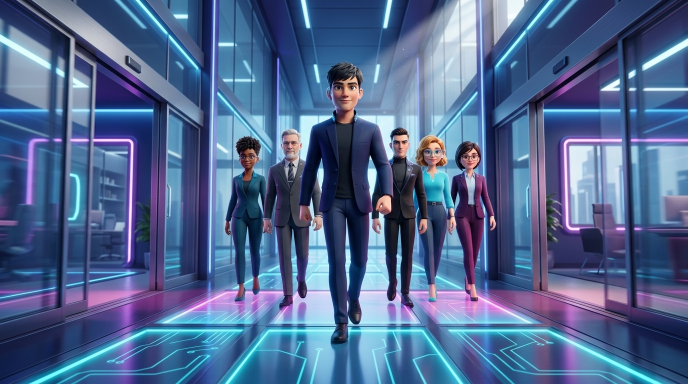
#> input picture fleet/assets/video/hallway_scene1_lead.jpg, 1376 x 768 px, found by its file name (shown at 1/2 size)
$ python render_superhero_video.py
#> lines starting #> are read from the running program, lines starting #| are printed output that depends on the picture
import os
import sys
import math
import numpy as np
from PIL import Image, ImageDraw, ImageFont, ImageFilter
from scipy.io import wavfile
import subprocess

FPS = 30
WIDTH = 1280
HEIGHT = 720
DURATION = 12.0
TOTAL_FRAMES = int(DURATION * FPS)
ASSETS_DIR = "/Users/openclaw111/portfolio/fleet/assets/video"

# 1. Synthesize Audio Soundtrack
print("Synthesizing cinematic audio soundtrack...")
SAMPLE_RATE = 44100
total_samples = int(SAMPLE_RATE * DURATION)
t = np.linspace(0, DURATION, total_samples, endpoint=False)

drone_freq = 55.0
drone = 0.35 * np.sin(2 * np.pi * drone_freq * t) + \
        0.18 * np.sin(2 * np.pi * (drone_freq * 2) * t) + \
        0.08 * np.sin(2 * np.pi * (drone_freq * 3) * t)
lfo = 0.8 + 0.2 * np.sin(2 * np.pi * 0.5 * t)
drone = drone * lfo

arp = np.zeros(total_samples)
bpm = 120.0
step_len = int(SAMPLE_RATE * 60.0 / bpm / 2)
notes = [220.0, 330.0, 440.0, 330.0, 220.0, 330.0, 523.25, 330.0,
         174.6, 261.6, 349.2, 261.6, 196.0, 293.6, 392.0, 293.6]
note_idx = 0
for start in range(0, total_samples, step_len):
    end = min(start + step_len, total_samples)
    seg_len = end - start
    st = np.linspace(0, seg_len / SAMPLE_RATE, seg_len, endpoint=False)
    freq = notes[note_idx % len(notes)]
    env = np.exp(-st * 12.0)
    synth = 0.12 * (np.sin(2 * np.pi * freq * st) + 0.5 * np.sin(2 * np.pi * 2 * freq * st)) * env
    arp[start:end] += synth
    note_idx += 1

whoosh = np.zeros(total_samples)
for wt in [3.6, 7.6]:
    w_start = int((wt - 0.4) * SAMPLE_RATE)
    w_end = int((wt + 0.6) * SAMPLE_RATE)
    w_len = w_end - w_start
    w_t = np.linspace(0, 1.0, w_len)
    noise = np.random.uniform(-1, 1, w_len)
    env = np.sin(np.pi * w_t)**2
    pitch_sweep = np.sin(2 * np.pi * (150 + 800 * (w_t**2)) * w_t)
    whoosh[w_start:w_end] += 0.25 * env * (0.6 * noise + 0.4 * pitch_sweep)

braam = np.zeros(total_samples)
b_start = int(7.7 * SAMPLE_RATE)
b_len = int(3.8 * SAMPLE_RATE)
b_end = min(b_start + b_len, total_samples)
actual_len = b_end - b_start
bt = np.linspace(0, actual_len / SAMPLE_RATE, actual_len, endpoint=False)
b_freq = 48.0 * np.exp(-bt * 0.15)
b_env = np.exp(-bt * 1.1) * (1.0 - np.exp(-bt * 30.0))
braam_sig = 0.48 * np.sin(2 * np.pi * b_freq * bt) + \
            0.28 * np.sin(2 * np.pi * 2 * b_freq * bt) + \
            0.18 * np.tanh(2.5 * np.sin(2 * np.pi * 3 * b_freq * bt))
braam[b_start:b_end] = braam_sig * b_env

ui_fx = np.zeros(total_samples)
for ct in [0.6, 1.1, 4.0, 4.6, 5.2, 8.2]:
    c_start = int(ct * SAMPLE_RATE)
    c_len = int(0.08 * SAMPLE_RATE)
    c_end = min(c_start + c_len, total_samples)
    clen = c_end - c_start
    c_t = np.linspace(0, clen / SAMPLE_RATE, clen)
    chirp = 0.08 * np.sin(2 * np.pi * (1800 + 400 * np.sin(2 * np.pi * 40 * c_t)) * c_t) * np.exp(-c_t * 30.0)
    ui_fx[c_start:c_end] += chirp

mix = drone + arp + whoosh + braam + ui_fx
max_val = np.max(np.abs(mix))
if max_val > 0.95:
    mix = mix * (0.92 / max_val)

fade_out_samples = int(0.8 * SAMPLE_RATE)
fade = np.linspace(1.0, 0.0, fade_out_samples)
mix[-fade_out_samples:] *= fade

stereo = np.vstack((mix * 0.98, mix * 0.98)).T
stereo_int16 = (stereo * 32767).astype(np.int16)
audio_path = os.path.join(ASSETS_DIR, "superhero_soundtrack.wav")
wavfile.write(audio_path, SAMPLE_RATE, stereo_int16)
print("Soundtrack generated successfully.")

# 2. Load Base Images
print("Loading base keyframes...")
img1_raw = Image.open(os.path.join(ASSETS_DIR, "hallway_scene1_lead.jpg")).convert("RGB")
#> img1_raw is the input picture: PIL image 1376x768 RGB; mean R, G, B 80.5, 103.4, 143.8
img2_raw = Image.open(os.path.join(ASSETS_DIR, "hallway_scene2_stride.jpg")).convert("RGB")
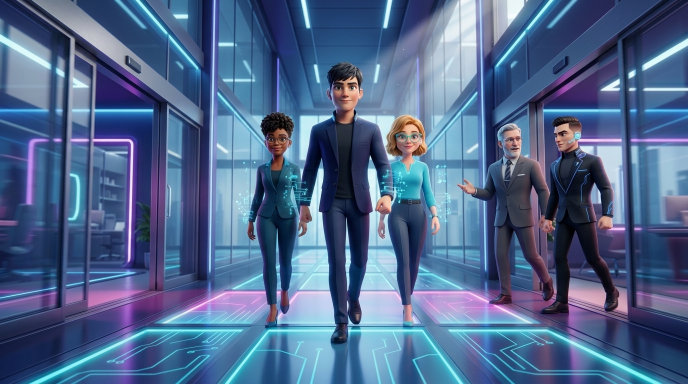
#> input picture fleet/assets/video/hallway_scene2_stride.jpg, 1376 x 768 px, found by its file name (shown at 1/2 size)
#> img2_raw is the input picture: PIL image 1376x768 RGB; mean R, G, B 79.8, 103.6, 140.5
img3_raw = Image.open(os.path.join(ASSETS_DIR, "hallway_scene3_climax.jpg")).convert("RGB")
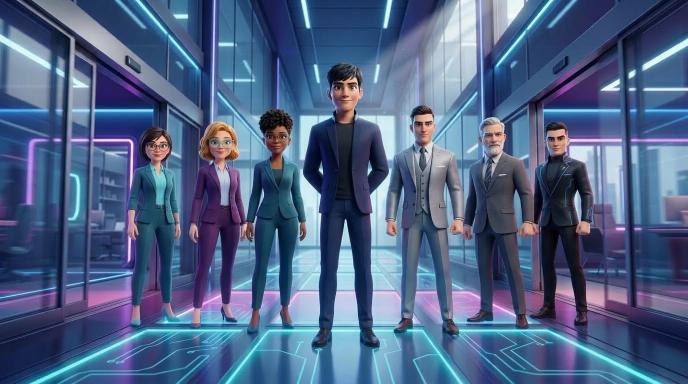
#> input picture fleet/assets/video/hallway_scene3_climax.jpg, 1376 x 768 px, found by its file name (shown at 1/2 size)
#> img3_raw is the input picture: PIL image 1376x768 RGB; mean R, G, B 78.3, 99, 133.6

# Pre-scale to standard 16:9 canvas with slight margin for camera movements
BASE_W, BASE_H = 1440, 810
img1 = img1_raw.resize((BASE_W, BASE_H), Image.Resampling.LANCZOS)
img2 = img2_raw.resize((BASE_W, BASE_H), Image.Resampling.LANCZOS)
img3 = img3_raw.resize((BASE_W, BASE_H), Image.Resampling.LANCZOS)

# Fonts
font_sans_bold = ImageFont.truetype("/System/Library/Fonts/HelveticaNeue.ttc", 22)
font_sans_sm = ImageFont.truetype("/System/Library/Fonts/HelveticaNeue.ttc", 13)
font_sans_title = ImageFont.truetype("/System/Library/Fonts/HelveticaNeue.ttc", 32)
font_mono = ImageFont.truetype("/System/Library/Fonts/Menlo.ttc", 12)
font_mono_bold = ImageFont.truetype("/System/Library/Fonts/Menlo.ttc", 14)

# [82 lines left out: functions crop_and_pan, draw_hud, not called in this run]

# 3. Setup FFmpeg Pipe
output_mp4 = os.path.join(ASSETS_DIR, "fleet_superhero_hallway.mp4")
poster_path = os.path.join(ASSETS_DIR, "fleet_superhero_poster.jpg")

cmd = [
    "ffmpeg", "-y",
    "-f", "rawvideo",
    "-vcodec", "rawvideo",
    "-s", f"{WIDTH}x{HEIGHT}",
    "-pix_fmt", "rgb24",
    "-r", str(FPS),
    "-i", "-",  # Video input from pipe
    "-i", audio_path, # Audio input
    "-c:v", "libx264",
    "-preset", "medium",
    "-crf", "19",
    "-pix_fmt", "yuv420p",
    "-c:a", "aac",
    "-b:a", "192k",
    "-movflags", "+faststart",
    output_mp4
]

print(f"Starting video encoding to {output_mp4}...")
#> (the run stopped early here; a loop or call above may not have finished)
